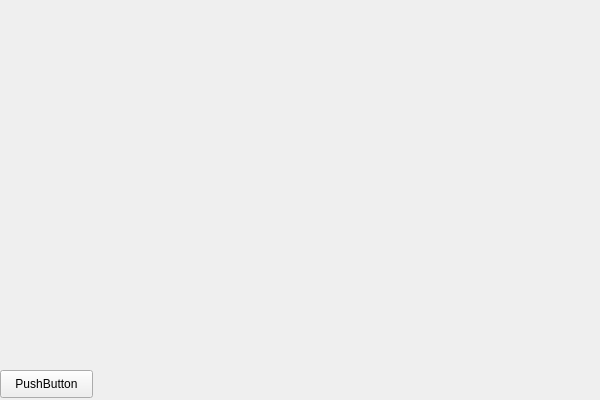
<?xml version="1.0" encoding="UTF-8"?>
<ui version="4.0">
 <class>Widget</class>
 <widget class="QWidget" name="Widget">
  <property name="geometry">
   <rect>
    <x>0</x>
    <y>0</y>
    <width>600</width>
    <height>400</height>
   </rect>
  </property>
  <property name="windowTitle">
   <string>Widget</string>
  </property>
  <widget class="QPushButton" name="pushButton">
   <property name="geometry">
    <rect>
     <x>0</x>
     <y>370</y>
     <width>93</width>
     <height>28</height>
    </rect>
   </property>
   <property name="text">
    <string>PushButton</string>
   </property>
  </widget>
 </widget>
 <resources/>
 <connections/>
</ui>
